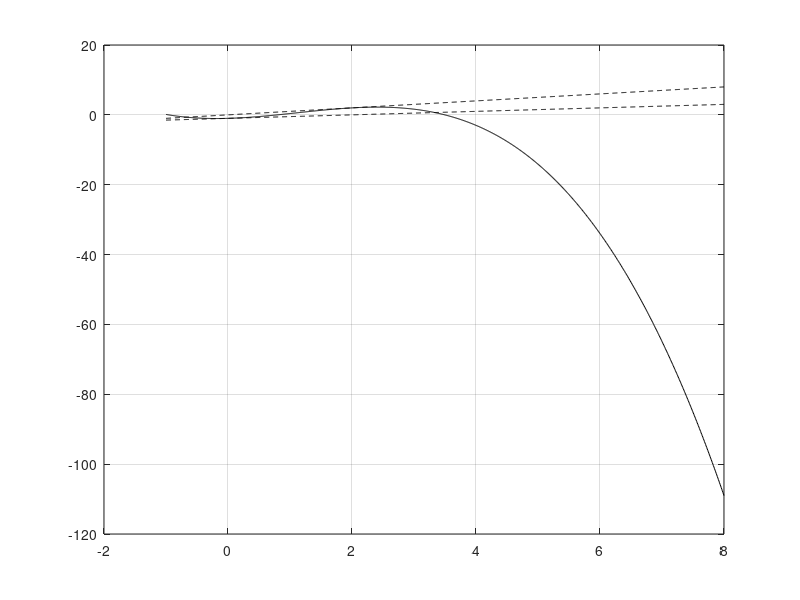

Write the MATLAB code that produced this figure. (Note: this script raises an error after producing the figure.)
clc;
clear;
p=@(x) -3*x.^3/8+5*x.^2/4+x/2-1;
dp=@(x) -9/8*x.^2+5/2*x+0.5;
t_0 =@(x) dp(0)*x+p(0);%tangent line in x=0
t_1 =@(x) dp(2)*(x-2)+p(2);%tangent line in x=2
xv = linspace(-1,8,1001);
plot(xv,p(xv),'-k',xv,t_0(xv),'--k',xv,t_1(xv),'--k');grid on
hold on;

x0=-1e-3;tol=1e-8;nmax=20;
[xvect, resvect, nit] = newton( p, dp, x0, tol, nmax )

disp('nit');
disp(nit);
disp('xvect');
disp(xvect);
plot(xvect,p(xvect),'*');